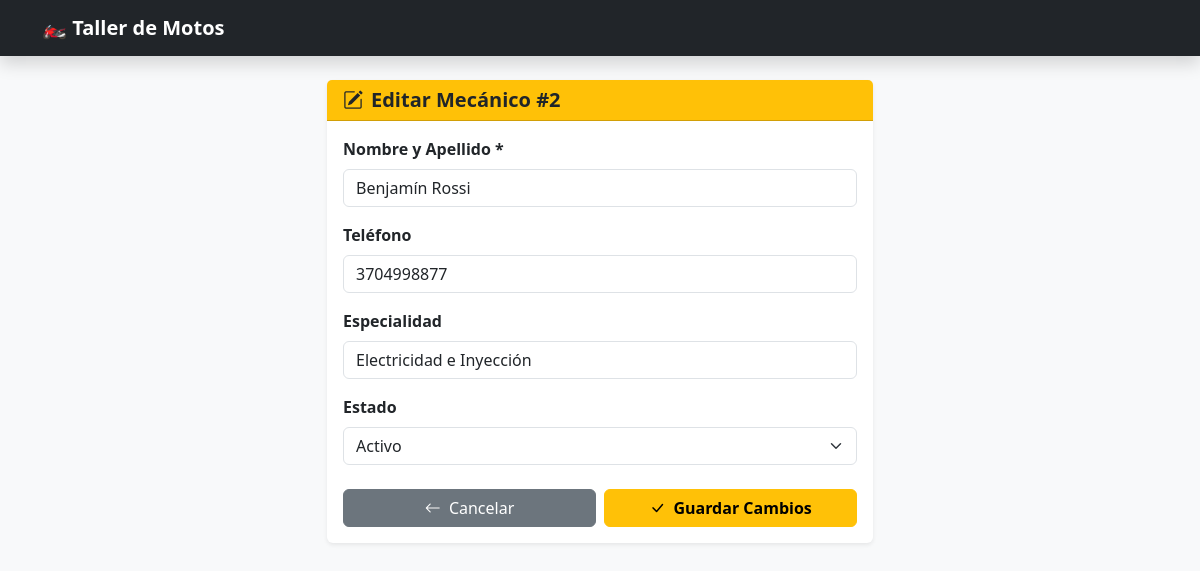
/editar_mecanico.php?id=2, run on the app's committed database.
### tables this page shows
CREATE TABLE `mecanicos` (
  `id_mecanico` int(11) NOT NULL,
  `nombre` varchar(100) NOT NULL,
  `telefono` varchar(20) DEFAULT NULL,
  `especialidad` varchar(100) DEFAULT NULL,
  `estado` enum('Activo','Inactivo') DEFAULT 'Activo'
);

### editar_mecanico.php (the view, shortened to what this page needs)
<?php
require_once 'conexion.php';
$id_mecanico = $_GET['id'];
$stmt = $pdo->prepare("SELECT * FROM mecanicos WHERE id_mecanico = :id");
$stmt->execute([':id' => $id_mecanico]);
$mecanico = $stmt->fetch();
?>
<!DOCTYPE html>
<html lang="es">
<head>
    <link href="https://cdn.jsdelivr.net/npm/bootstrap@5.3.0/dist/css/bootstrap.min.css" rel="stylesheet">
    <link href="https://cdn.jsdelivr.net/npm/bootstrap-icons@1.10.5/font/bootstrap-icons.css" rel="stylesheet">
</head>
<body class="bg-light">
    <nav class="navbar navbar-expand-lg navbar-dark bg-dark mb-4 shadow">
        <div class="container">
            <a class="navbar-brand fw-bold" href="mecanicos.php">🏍️ Taller de Motos</a>
        </div>
    </nav>
    <div class="container mb-5">
        <div class="row justify-content-center">
            <div class="col-md-6">
                <div class="card shadow-sm border-0">
                    <div class="card-header bg-warning text-dark">
                        <h5 class="mb-0 fw-bold"><i class="bi bi-pencil-square me-2"></i>Editar Mecánico #<?php echo $mecanico['id_mecanico']; ?></h5>
                    </div>
                    <div class="card-body">
                        <form action="actualizar_mecanico.php" method="POST">
                            <div class="mb-3">
                                <label class="form-label fw-semibold">Nombre y Apellido *</label>
                                <input type="text" name="nombre" maxlength="100" pattern="[A-Za-zÁÉÍÓÚÜÑáéíóúüñ][A-Za-zÁÉÍÓÚÜÑáéíóúüñ' .\-]{1,99}" title="Solo letras, espacios, apóstrofes y guiones (sin números)." class="form-control" value="<?php echo htmlspecialchars($mecanico['nombre']); ?>" required>
                            </div>
                            <div class="mb-3">
                                <label class="form-label fw-semibold">Teléfono</label>
                                <input type="tel" name="telefono" maxlength="20" inputmode="tel" pattern="\+?[0-9 \(\)\-.]{8,20}" title="Solo números (entre 8 y 15 dígitos). Podés usar espacios, guiones, paréntesis y + al inicio." class="form-control" value="<?php echo htmlspecialchars($mecanico['telefono'] ?? ''); ?>">
                            </div>
                            <div class="mb-3">
                                <label class="form-label fw-semibold">Especialidad</label>
                                <input type="text" name="especialidad" maxlength="100" class="form-control" value="<?php echo htmlspecialchars($mecanico['especialidad'] ?? ''); ?>">
                            </div>
                            <div class="mb-3">
                                <label class="form-label fw-semibold">Estado</label>
                                <select name="estado" class="form-select">
                                    <option value="Activo" <?php echo ($mecanico['estado'] === 'Activo') ? 'selected' : ''; ?>>Activo</option>
                                </select>
                            </div>
                            <div class="d-flex justify-content-between gap-2 mt-4">
                                <a href="mecanicos.php" class="btn btn-secondary w-50">
                                    <i class="bi bi-arrow-left me-1"></i> Cancelar
                                </a>
                                <button type="submit" class="btn btn-warning w-50 fw-bold">
                                    <i class="bi bi-check-lg me-1"></i> Guardar Cambios
                                </button>
                            </div>
                        </form>
                    </div>
                </div>
            </div>
        </div>
    </div>
</body>
</html>

### data on the page
mecanicos: id_mecanico "2", nombre "Benjamín Rossi", telefono "3704998877", especialidad "Electricidad e Inyección", estado "Activo"
